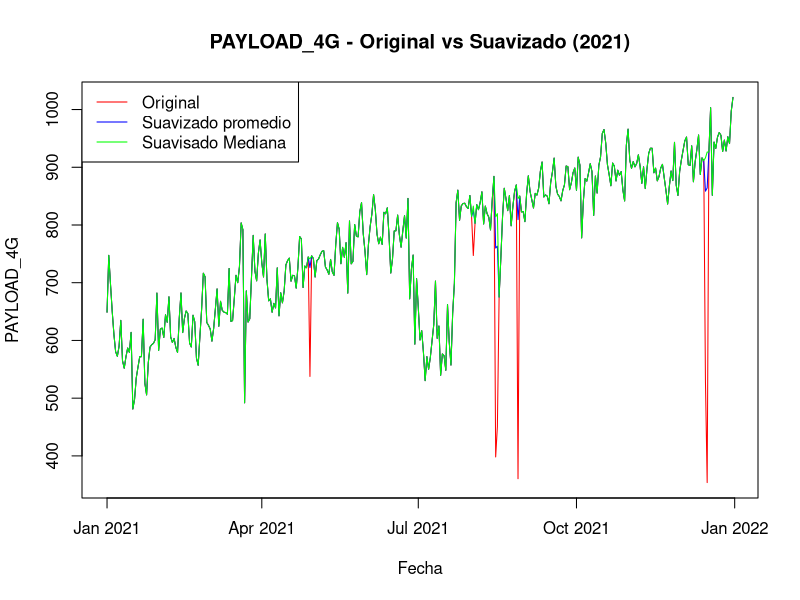
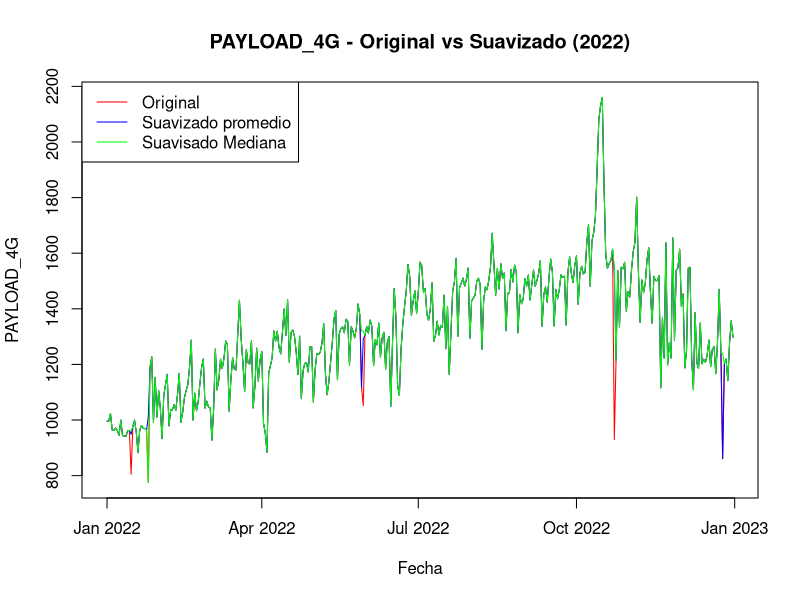
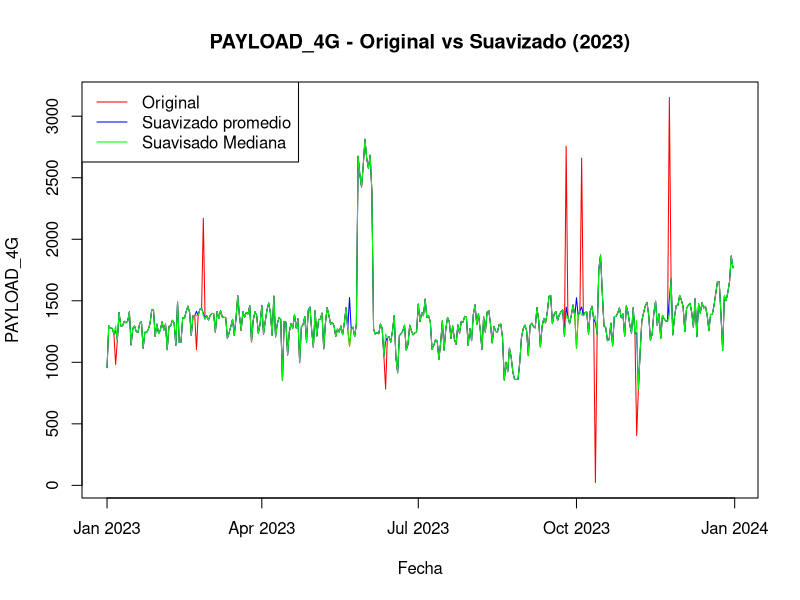
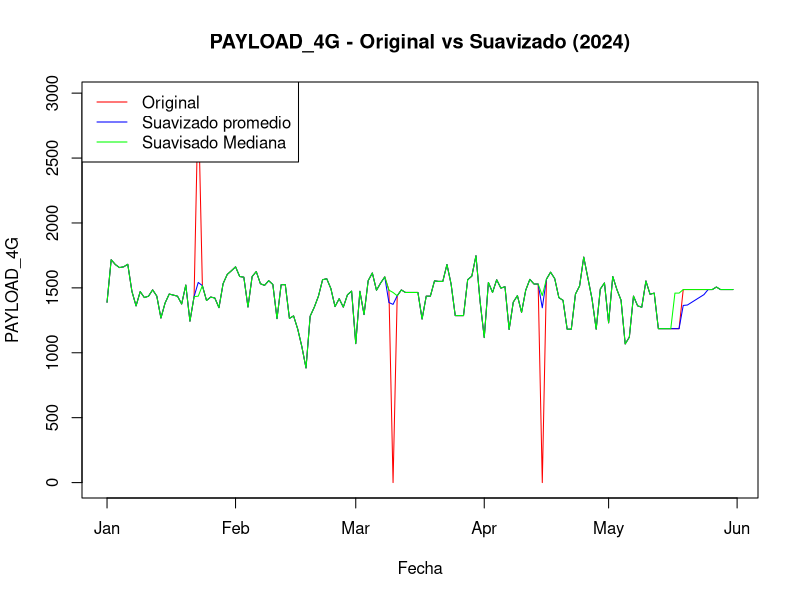
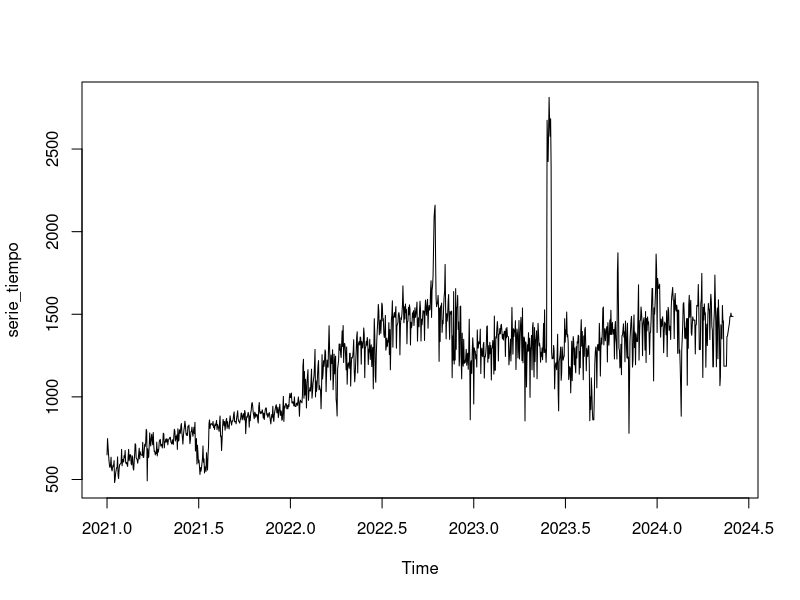
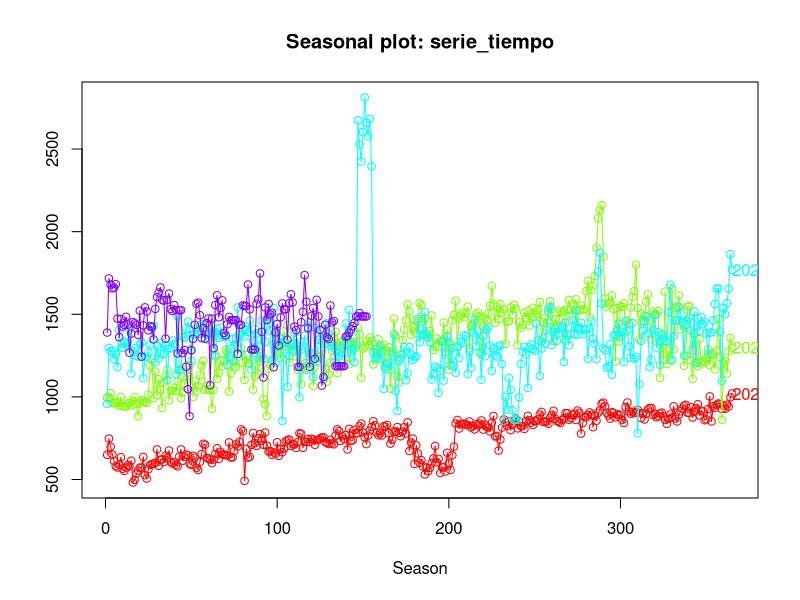
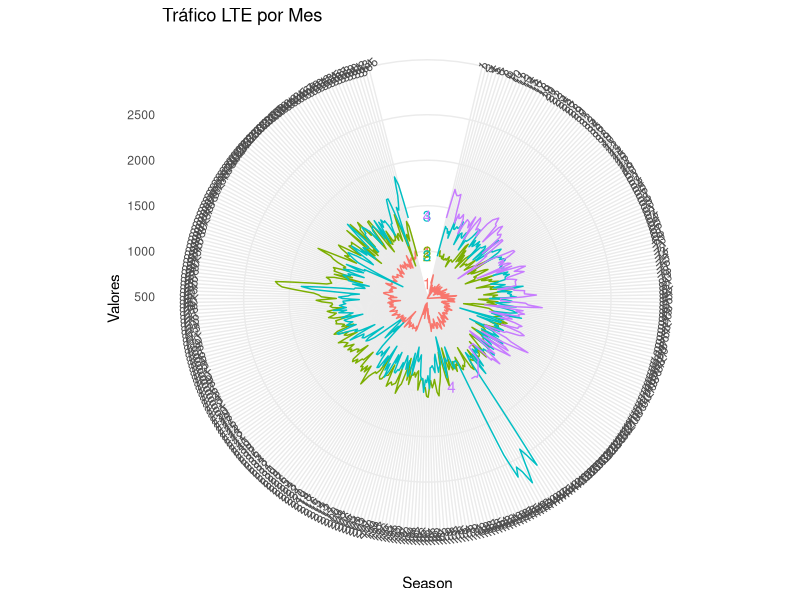
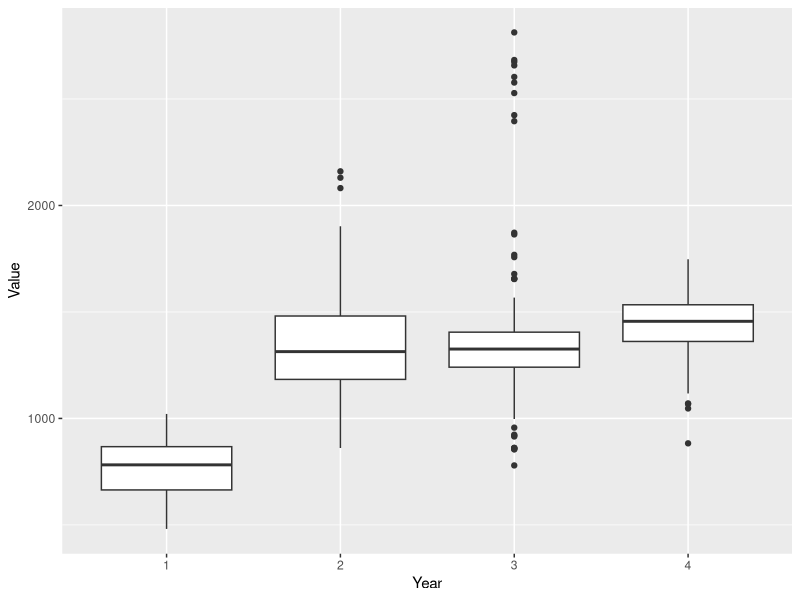

The R script that drew these images, in order:
## ---- chunk 1
data_sitio <- read.csv("data_sitio.csv", sep = ";")
## ---- chunk 2
library(lubridate)
library(zoo)
library(TTR) # libreria promedios móviles
library(forecast) #  libreria estacionalidad y rezagos
library(tseries)
library(ggplot2)
library(dplyr)
library(tidyr)

## ---- chunk 3
data_sitio$M_FECHA_DIA <- as.Date(data_sitio$M_FECHA_DIA)
data_sitio <- data_sitio[order(data_sitio$M_FECHA_DIA), ]
## ---- chunk 4

fecha_inicio <- min(data_sitio$M_FECHA_DIA)
n_dias <- as.numeric(max(data_sitio$M_FECHA_DIA) - fecha_inicio) + 1
fecha_max <- max(data_sitio$M_FECHA_DIA)
fecha_inicio
fecha_max
## ---- chunk 5
fecha_inicio
fecha_max
## ---- chunk 6
fechas_completas <- seq(fecha_inicio, by = "day", length.out = n_dias)
if(length(fechas_completas) != nrow(data_sitio)) {
  warning("Hay fechas faltantes en los datos. Deberás interpolar o manejar los valores faltantes antes de continuar.")
}
## ---- chunk 7

selected_columns <- data_sitio[, c("M_FECHA_DIA", "PAYLOAD_4G","FIESTA")]
head(selected_columns)
## ---- chunk 8
#Mediana
data<-selected_columns
hampel_filter <- function(x, k = 7, t0 = 5) {  
  n <- length(x)
  y <- x
  L <- 1.4826
  for (i in (k + 1):(n - k)) {
    x0 <- median(x[(i - k):(i + k)])
    S0 <- L * mad(x[(i - k):(i + k)], constant = 1)
    if (abs(x[i] - x0) > t0 * S0) {
      y[i] <- x0
    }
  }
  return(y)
}
#Media
hampel_filter_mean <- function(x, k = 7, t0 = 5) {
  n <- length(x)
  y <- x
  L <- 1.4826
  for (i in (k + 1):(n - k)) {
    x0 <- mean(x[(i - k):(i + k)])  
    S0 <- L * mad(x[(i - k):(i + k)], constant = 1)
    if (abs(x[i] - x0) > t0 * S0) {
      y[i] <- x0
    }
  }
  return(y)
}

data$PAYLOAD_4G_smoo_mean<- hampel_filter_mean(data$PAYLOAD_4G, k = 7, t0 = 5)
data$PAYLOAD_4G_smoothed <- hampel_filter(data$PAYLOAD_4G, k = 7, t0 = 5)
data$year <- year(data$M_FECHA_DIA)
years <- unique(data$year)

for (y in years) {
  yearly_data <- subset(data, year == y)
  plot(yearly_data$M_FECHA_DIA, yearly_data$PAYLOAD_4G, type = "l", col = "red", xlab = "Fecha", ylab = "PAYLOAD_4G", main =  paste("PAYLOAD_4G - Original vs Suavizado (", y, ")", sep = ""))
  lines(yearly_data$M_FECHA_DIA, yearly_data$PAYLOAD_4G_smoo_mean, col = "blue")
  lines(yearly_data$M_FECHA_DIA, yearly_data$PAYLOAD_4G_smoothed, col = "green")
  legend("topleft", legend = c("Original", "Suavizado promedio","Suavisado Mediana"), col = c("red", "blue","green"), lty = 1)
  
}

write.csv(data, "data_sitio_smoothed.csv", row.names = FALSE)

## ---- chunk 9
serie_tiempo <- ts(
    data$PAYLOAD_4G_smoo_mean, 
    start=c(as.numeric(format(fecha_inicio, "%Y")), as.numeric(format(fecha_inicio, "%j"))),
    frequency=365
    )
## ---- chunk 10
class(serie_tiempo)
## ---- chunk 11
start_time <- start(serie_tiempo)
end_time <- end(serie_tiempo)
frequency <- frequency(serie_tiempo)
min_date <- as.Date(paste(start_time[1], start_time[2], sep="-"), "%Y-%j")
max_date <- as.Date(paste(end_time[1], (end_time[2]-1) / frequency * 365, sep="-"), "%Y-%j")

min_date
max_date

## ---- chunk 12
plot(serie_tiempo)
## ---- chunk 13
seasonplot(serie_tiempo,col=rainbow(4),year.labels = TRUE)
## ---- chunk 14

library(forecast)
library(ggplot2)

serie_tiempo <- ts(serie_tiempo, frequency = 365)

p <- ggseasonplot(serie_tiempo, polar = TRUE, year.labels = TRUE, year.labels.left = TRUE) +
  labs(y = "Valores", title = "Tráfico LTE por Mes") +
  theme_minimal() +
  theme(axis.text.x = element_text(angle = 45, hjust = 1))  # Ajustar los textos del eje x si necesario

print(p)


## ---- chunk 15
library(ggplot2)
time_index <- time(serie_tiempo)
years <- as.integer(floor(time_index))
values <- as.numeric(serie_tiempo)
serie_df <- data.frame(Year = as.factor(years), Value = values)
ggplot(serie_df, aes(x = Year, y = Value)) + geom_boxplot()


## ---- chunk 16

hist(serie_tiempo, breaks = 30, main = "Histograma de serie_tiempo", xlab = "Valores")


## ---- chunk 17

plot(density(serie_tiempo), main = "Densidad de serie_tiempo", xlab = "Valores", ylab = "Densidad")


## ---- chunk 18
lag <- 1  # Cambia esto para diferentes lags
plot(serie_tiempo[-(1:lag)], serie_tiempo[-((length(serie_tiempo)-(lag-1)):length(serie_tiempo))],
     xlab = paste("Lag", lag), ylab = "serie_tiempo")

## ---- chunk 19
promedio_movil <- rollmean(serie_tiempo, 7, fill = NA)

plot(serie_tiempo, main="Serie Temporal con Promedio Móvil", xlab="Fecha", ylab="PAYLOAD_4G")
lines(promedio_movil, col="red")
legend("topright", legend=c("Serie Original", "Promedio Móvil"), col=c("black", "red"), lty=1)

## ---- chunk 20
acf(serie_tiempo)

## ---- chunk 21
descomposicion <- decompose(serie_tiempo)

plot(descomposicion)


write.csv(serie_tiempo, "serie_tiempo.csv", row.names = FALSE)
